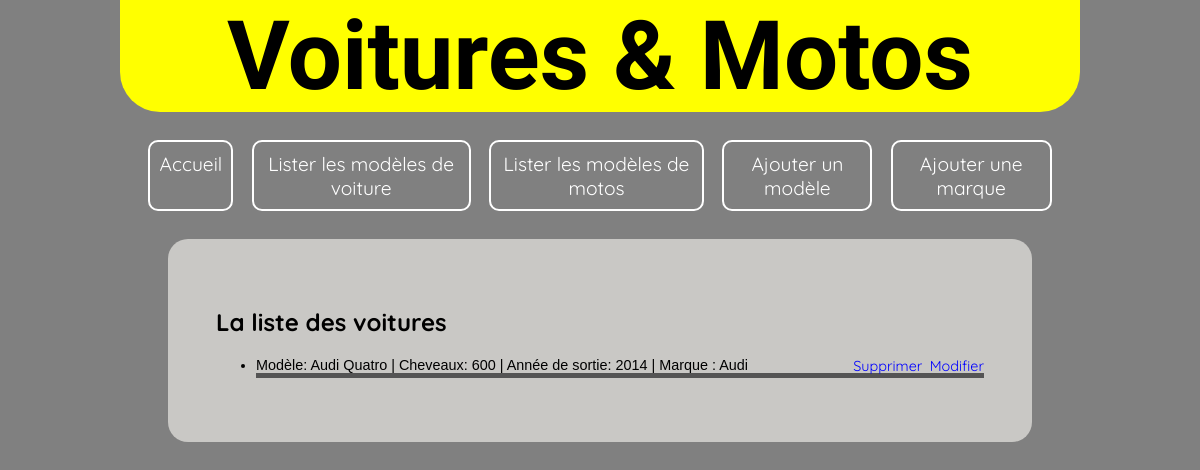
Before: /cars_and_motorcycles/cars_list/ with the older database file.
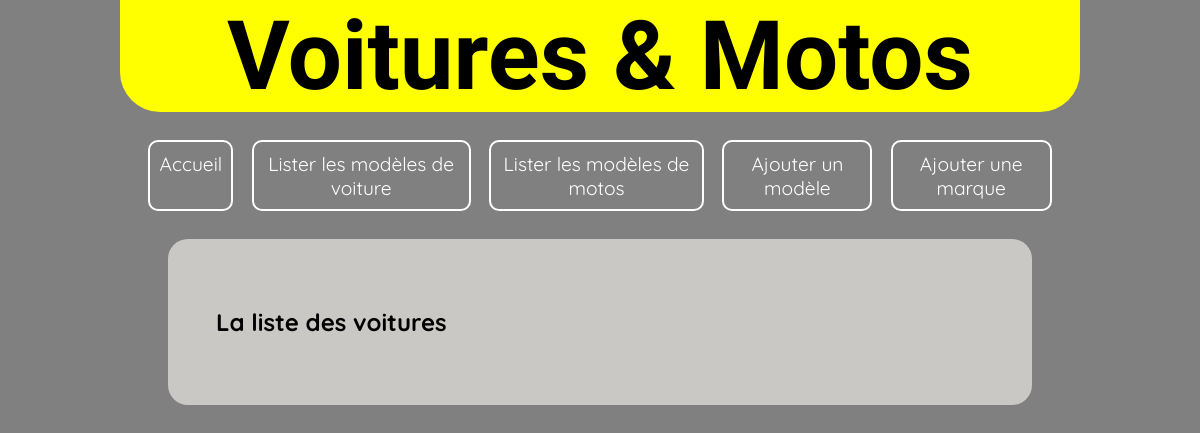
After: the same page with the newer database file.
### cars_and_motorcycles/models.py (models this page shows, shortened)
class car(models.Model):
    name = models.CharField(max_length=100, blank=False)
    horses = models.IntegerField(blank=False)
    release_date = models.IntegerField(blank=True)
    marque = models.ForeignKey(car_marque, on_delete=models.CASCADE, null=True)
    def __str__(self):
        return f"Modèle: {self.name} | Cheveaux: {self.horses} | Année de sortie: {self.release_date} | Marque : {self.marque}"

class car_marque(models.Model):
    marque = models.CharField(max_length=100, blank=False)
    def __str__(self):
        return f"{self.marque}"

### cars_and_motorcycles/views.py (the view)
# urls.py: path('cars_list/', views.list_all_cars),
def list_all_cars(request):
    car_list = models.car.objects.all()
    return render(request, "cars_and_motorcycles/cars_list.html/", {"liste": car_list})

### cars_and_motorcycles/templates/cars_and_motorcycles/cars_list.html (shortened to what this page needs)
{% extends "cars_and_motorcycles/index.html" %}
{% block content %}
<h2>La liste des voitures</h2>
<ul>
    {% for l in liste %}
        <li class="lists">
            {{l}}
            <a href="/cars_and_motorcycles/car_update/{{l.id}}" class="misc_options">Modifier</a>
            <a href="/cars_and_motorcycles/delete_car/{{l.id}}" class="misc_options">Supprimer</a>
        </li>
    {% endfor %}
</ul>
{% endblock %}

Changed rows visible on the page:
removed car: name+horses+release_date "Modèle: Audi Quatro | Cheveaux: 600 | Année de sortie: 2014 | Marque : Audi"
